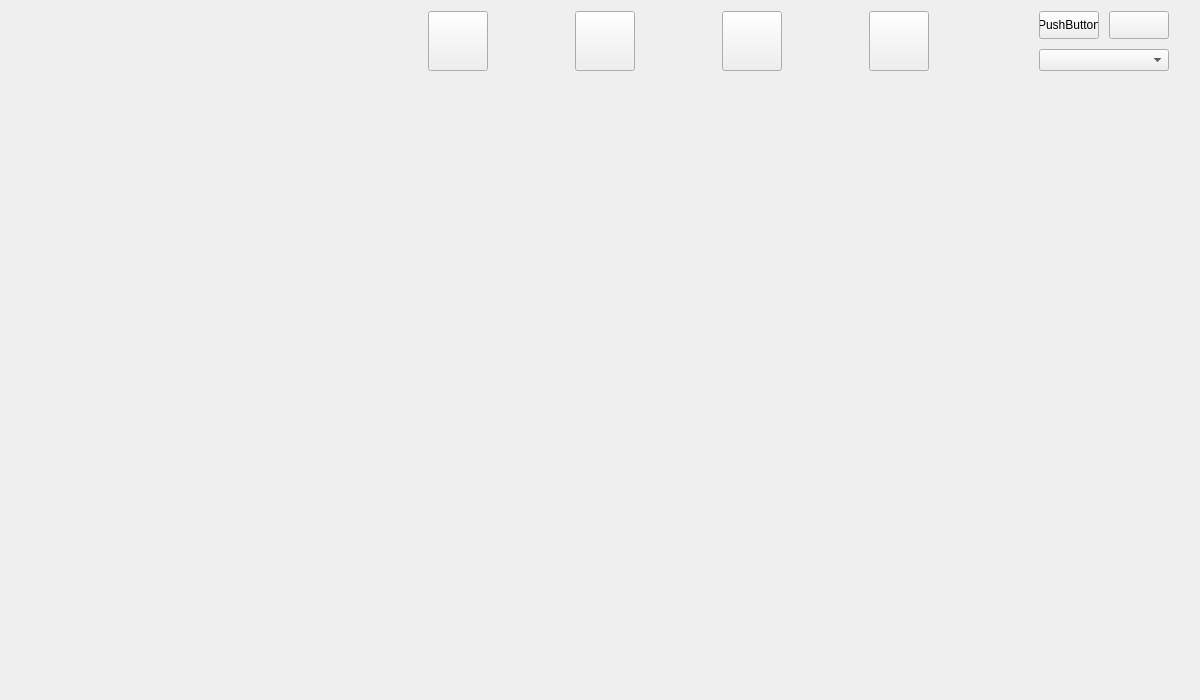
<?xml version="1.0" encoding="UTF-8"?>
<ui version="4.0">
 <class>message</class>
 <widget class="QWidget" name="message">
  <property name="geometry">
   <rect>
    <x>0</x>
    <y>0</y>
    <width>1200</width>
    <height>700</height>
   </rect>
  </property>
  <property name="maximumSize">
   <size>
    <width>16777215</width>
    <height>16777215</height>
   </size>
  </property>
  <property name="windowTitle">
   <string>Form</string>
  </property>
  <layout class="QGridLayout" name="gridLayout_2">
   <item row="0" column="0">
    <layout class="QVBoxLayout" name="verticalLayout_6">
     <item>
      <widget class="QFrame" name="frame_HA_home">
       <property name="maximumSize">
        <size>
         <width>16777215</width>
         <height>16777215</height>
        </size>
       </property>
       <property name="styleSheet">
        <string notr="true">border-image: url(:/new/prefix1/image/HA-sun.png);</string>
       </property>
       <layout class="QVBoxLayout" name="verticalLayout_4"/>
      </widget>
     </item>
    </layout>
   </item>
   <item row="0" column="1" colspan="2">
    <layout class="QHBoxLayout" name="horizontalLayout_2">
     <item>
      <widget class="QPushButton" name="pushButton_home_home">
       <property name="enabled">
        <bool>true</bool>
       </property>
       <property name="sizePolicy">
        <sizepolicy hsizetype="Preferred" vsizetype="Fixed">
         <horstretch>0</horstretch>
         <verstretch>0</verstretch>
        </sizepolicy>
       </property>
       <property name="minimumSize">
        <size>
         <width>0</width>
         <height>0</height>
        </size>
       </property>
       <property name="maximumSize">
        <size>
         <width>60</width>
         <height>60</height>
        </size>
       </property>
       <property name="sizeIncrement">
        <size>
         <width>0</width>
         <height>0</height>
        </size>
       </property>
       <property name="baseSize">
        <size>
         <width>0</width>
         <height>0</height>
        </size>
       </property>
       <property name="cursor">
        <cursorShape>PointingHandCursor</cursorShape>
       </property>
       <property name="styleSheet">
        <string notr="true">border-image: url(:/new/prefix1/image/home-me.png);
</string>
       </property>
       <property name="text">
        <string/>
       </property>
       <property name="icon">
        <iconset theme="خانه"/>
       </property>
       <property name="autoRepeatInterval">
        <number>300</number>
       </property>
       <property name="autoDefault">
        <bool>false</bool>
       </property>
      </widget>
     </item>
     <item>
      <widget class="QPushButton" name="pushButton_job_home">
       <property name="maximumSize">
        <size>
         <width>60</width>
         <height>60</height>
        </size>
       </property>
       <property name="sizeIncrement">
        <size>
         <width>0</width>
         <height>0</height>
        </size>
       </property>
       <property name="baseSize">
        <size>
         <width>0</width>
         <height>0</height>
        </size>
       </property>
       <property name="layoutDirection">
        <enum>Qt::LeftToRight</enum>
       </property>
       <property name="styleSheet">
        <string notr="true">border-image: url(:/new/prefix1/image/job-sun.png);</string>
       </property>
       <property name="text">
        <string/>
       </property>
       <property name="autoRepeatInterval">
        <number>300</number>
       </property>
      </widget>
     </item>
     <item>
      <widget class="QPushButton" name="pushButton_network_home">
       <property name="maximumSize">
        <size>
         <width>60</width>
         <height>60</height>
        </size>
       </property>
       <property name="styleSheet">
        <string notr="true">border-image: url(:/new/prefix1/image/network-sun.png);</string>
       </property>
       <property name="text">
        <string/>
       </property>
       <property name="autoRepeatInterval">
        <number>300</number>
       </property>
      </widget>
     </item>
     <item>
      <widget class="QPushButton" name="pushButton_message_home">
       <property name="enabled">
        <bool>true</bool>
       </property>
       <property name="maximumSize">
        <size>
         <width>60</width>
         <height>60</height>
        </size>
       </property>
       <property name="styleSheet">
        <string notr="true">border-image: url(:/new/prefix1/image/message-sun.png);</string>
       </property>
       <property name="text">
        <string/>
       </property>
       <property name="autoRepeatDelay">
        <number>300</number>
       </property>
       <property name="autoRepeatInterval">
        <number>300</number>
       </property>
      </widget>
     </item>
    </layout>
   </item>
   <item row="0" column="3">
    <layout class="QVBoxLayout" name="verticalLayout_2">
     <item>
      <layout class="QGridLayout" name="gridLayout_4">
       <property name="leftMargin">
        <number>20</number>
       </property>
       <property name="rightMargin">
        <number>20</number>
       </property>
       <property name="spacing">
        <number>10</number>
       </property>
       <item row="1" column="0">
        <widget class="QPushButton" name="pushButton_me">
         <property name="maximumSize">
          <size>
           <width>60</width>
           <height>60</height>
          </size>
         </property>
         <property name="text">
          <string>PushButton</string>
         </property>
        </widget>
       </item>
       <item row="1" column="1">
        <widget class="QPushButton" name="pushButton_dark_sun">
         <property name="sizePolicy">
          <sizepolicy hsizetype="Preferred" vsizetype="Preferred">
           <horstretch>0</horstretch>
           <verstretch>0</verstretch>
          </sizepolicy>
         </property>
         <property name="maximumSize">
          <size>
           <width>60</width>
           <height>60</height>
          </size>
         </property>
         <property name="text">
          <string/>
         </property>
        </widget>
       </item>
       <item row="2" column="0" colspan="2">
        <widget class="QComboBox" name="comboBox_me"/>
       </item>
      </layout>
     </item>
    </layout>
   </item>
   <item row="1" column="0" colspan="2">
    <layout class="QVBoxLayout" name="verticalLayout_3"/>
   </item>
   <item row="1" column="2" rowspan="4" colspan="2">
    <layout class="QGridLayout" name="gridLayout_3"/>
   </item>
   <item row="2" column="0" colspan="2">
    <layout class="QVBoxLayout" name="verticalLayout"/>
   </item>
   <item row="3" column="0" colspan="2">
    <layout class="QHBoxLayout" name="horizontalLayout"/>
   </item>
   <item row="4" column="0" colspan="2">
    <layout class="QGridLayout" name="gridLayout"/>
   </item>
  </layout>
 </widget>
 <resources/>
 <connections/>
</ui>
